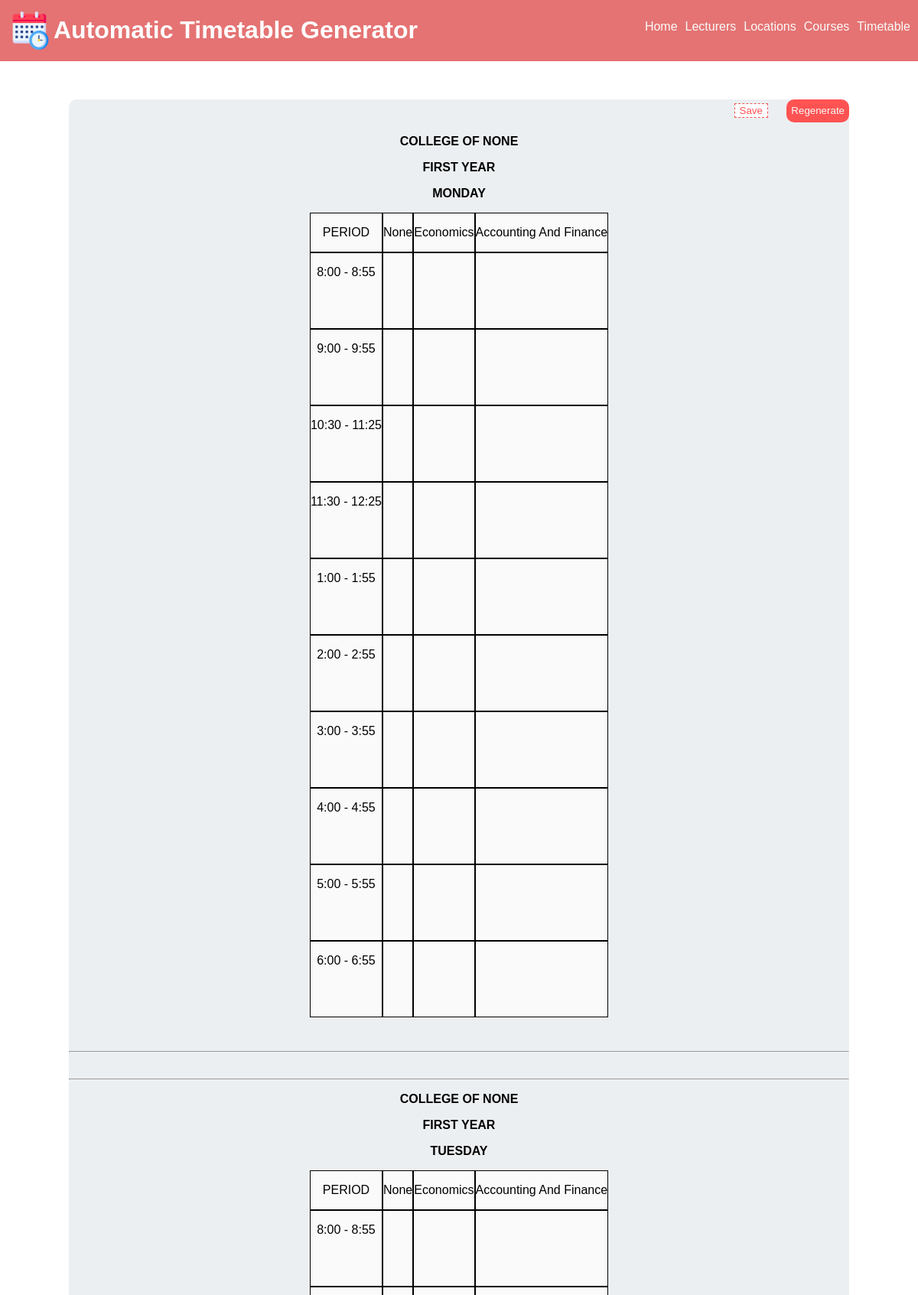
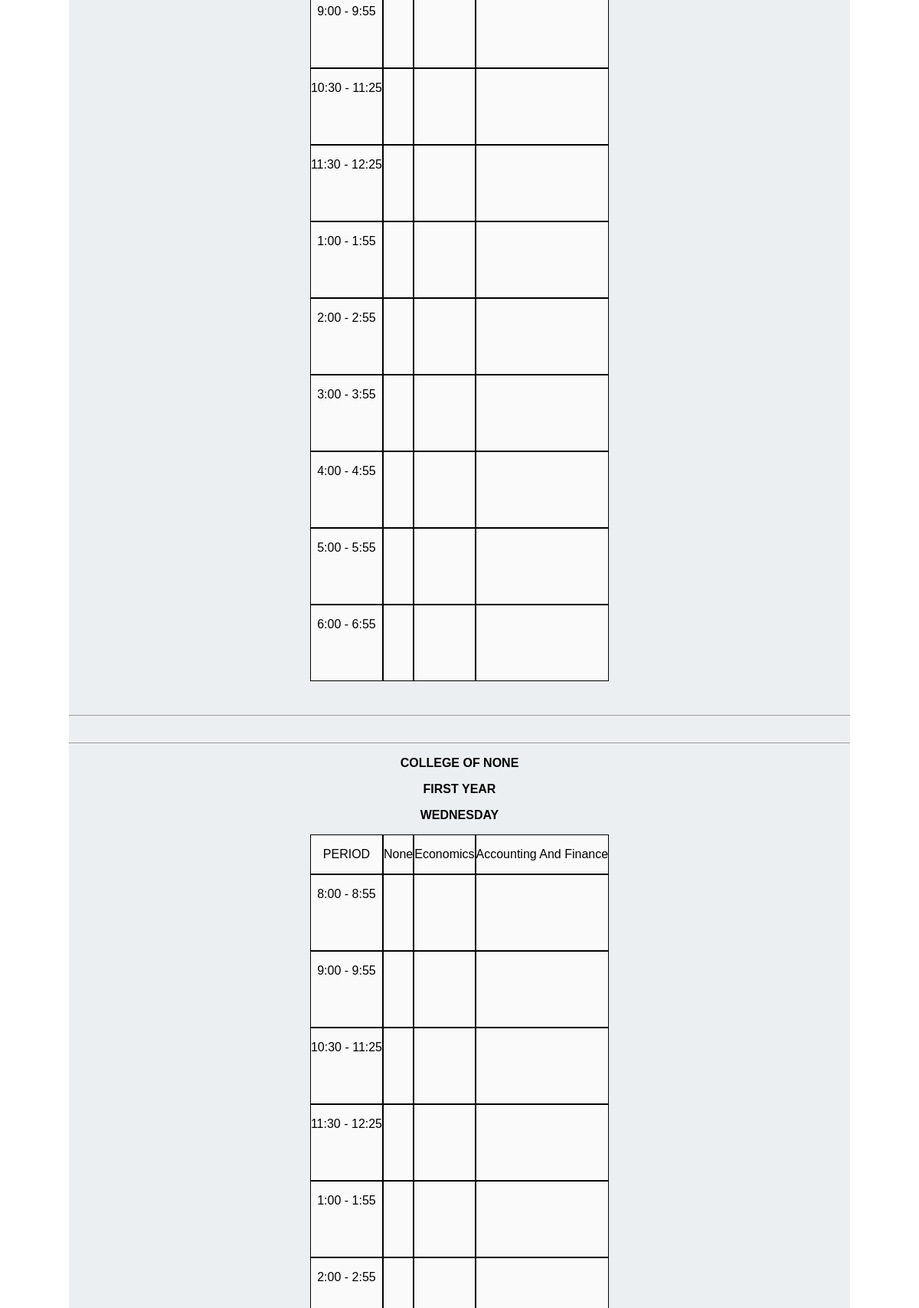
The page /none/timetable (upper part) on the database its author committed (2 pictures, top to bottom).
### webversion/models.py (models this page shows)
class Department(models.Model):
    name = models.CharField(max_length=255, null=True)
    code = models.CharField(max_length=50, null=True)
    college = models.CharField(max_length=255, null=True)
    max_yg = models.PositiveSmallIntegerField(default=4, null=True)
    def __str__(self):
        return f"{self.name}"

### webversion/views.py (the view, shortened to what this page needs)
# urls.py: path("<str:college>/timetable",views.timetable, name="timetablePage"),
def timetable(request, college):
    template = loader.get_template("timetablepage.html")
    schedule = Schedule.objects.order_by("row")
    course = Course.objects.all().values()
    departments = Department.objects.filter(college=college)
    max_yg = (departments.order_by("-max_yg").first()).max_yg
    nofdepts = len(departments)
    days = ["Monday", "Tuesday", "Wednesday", "Thursday", "Friday"]
    year_groups = []
    ss =[]
    for sch in schedule:
        if sch.department in departments:
            ss.append(sch)
    scarr ={}
    nfds = len(departments) * 10
    row = list(" " * nfds)
    l1 = len(ss)
    for x in range(1, max_yg*5+1):
        scarr[x] = row
    temp = []
    tt =0
    times = ["PERIOD","8:00 - 8:55", "9:00 - 9:55", "10:30 - 11:25", "11:30 - 12:25", "1:00 - 1:55", "2:00 - 2:55", "3:00 - 3:55", "4:00 - 4:55", "5:00 - 5:55", "6:00 - 6:55"]
    print(year_groups)
    context = {
        "schedule": schedule, "departments": departments, "scarr": scarr, "days": days,
        "year_groups":year_groups, "times":times, "college":college, "nofdepts":nofdepts
    }
    return HttpResponse(template.render(context, request))

### webversion/Templates/timetablepage.html (shortened to what this page needs)
{% extends "main.html" %}
{% block content %}
<div class="timetable_body">
    <div class="rightsection">
        <div class="timetablebtns">
            <form>
                <button id="savetimetable" type="submit">
                    Save
                </button>
                <button type="submit" id="regenerate" formmethod="post" formaction="/generate-timetable/{{college}}">
                    Regenerate
                </button>
            </form>
        </div>
        {% for group, schedules in scarr.items %}
            <p><strong style="text-transform: uppercase;">COLLEGE OF {{college}}</strong></p>
        {% if group <= 5 %}
            <p><strong>FIRST YEAR</strong></p>
        {% elif group > 5 and group <= 10 %}
            <p><strong>SECOND YEAR</strong></p>
        {% elif group > 10 and group <= 15 %}
            <p><strong>THIRD YEAR</strong></p>
        {% elif group > 15 and group <= 20 %}
            <p><strong>FOURTH YEAR</strong></p>
        {% elif group > 20 and group <= 25 %}
            <p><strong>FIFTH YEAR</strong></p>
        {% elif group > 25 and group <= 30 %}
            <p><strong>SIXTH YEAR</strong></p>
        {% elif group > 30 and group <= 35 %}
            <p><strong>SEVENTH YEAR</strong></p>
        {% endif %}
        <p><strong>
            {% cycle "MONDAY" "TUESDAY" "WEDNESDAY" "THURSDAY" "FRIDAY" %}</p>
        <div class="gridcontainer1">
            <div class="ann">
                {% for time in times %}
                <div class="gridtime">
                    <p>{{time}}</p>
                </div>
                {% endfor %}
            </div>
            <div class="gridcontainer2" style="display: grid; grid-template-columns: repeat({{nofdepts}}, auto); grid-template-rows: repeat(10, auto);">
                {% for department in departments %}
                <div class="griddept">
                    <p>{{department}}</p>
                </div>
                {% endfor %}
                {% for schedule in schedules %}
                <div class="griditem">
                    <p>
                        {{schedule.course_code}}<br>
                        {{schedule.location_name}}<br>
                    </p>
                </div>
                {% endfor %}
            </div>
        </div>
        <br><br><hr>
        <br><hr>
        {% endfor %}
    </div>
</div>
{% endblock %}

### webversion/static/style.css (style rules this page uses)
* { box-sizing: border-box; font-family: Arial; max-width: 100%; text-decoration: none; list-style: none; }
body { display: flex; flex-direction: column; margin: 0; }
.timetable_body { display: flex; flex-direction: row; padding-top: 50px; }
.timetable_body .rightsection { width: 85%; margin: auto; background-color: #eceff1; border-radius: 10px; }
.rightsection p { text-align: center; }
.ann { display: grid; grid-template-columns: auto; }
.gridtime:first-of-type { height: 52px; }
.gridtime { border: 1px solid; height: 100px; background-color: #fafafa; }
.gridcontainer1 { width: 100%; display: grid; grid-template-columns: auto auto; justify-content: center; border-collapse: collapse; }
.gridcontainer2 { float: right; display: grid; grid-auto-columns: 1fr; column-gap: 0px; justify-content: center; border-collapse: collapse; }
.gridcontainer2 .griddept { border: solid 1px; background-color: #fafafa; }
.griditem { border: 1px solid; height: 100px; width: 100%; background-color: #fafafa; }
.timetablebtns { display: flex; flex-direction: row; align-items: center; justify-content: flex-end; position: sticky; top: 50px; right: 70px; }
.timetablebtns #savetimetable { width: -moz-fit-content; width: fit-content; background-color: #fff; color: #ff5252; border: #ef5350 1px dashed; height: -moz-fit-content; height: fit-content; margin-right: 20px; }
#createcoursebtn, #generate, #editcoursebtn, #regenerate, #formLoader, #deptsbtn, #optionsbtn, #createlectbtn, #createdeptbtn, #getstartedbtn { background-color: #ff5252; border: none; width: -moz-fit-content; width: fit-content; height: 30px; border-radius: 10px; color: #fafafa; }

### rows shown on the page
Department: name "None"
Department: name "Economics"
Department: name "Accounting And Finance"

### other values the page prints
{{ college }} "NONE" "NONE" "NONE"
{{ time }} "PERIOD" "8:00 - 8:55" "9:00 - 9:55" "10:30 - 11:25" "11:30 - 12:25" "1:00 - 1:55" "2:00 - 2:55" "3:00 - 3:55" "4:00 - 4:55" "5:00 - 5:55" "6:00 - 6:55" "PERIOD" "8:00 - 8:55" "9:00 - 9:55" "10:30 - 11:25" "11:30 - 12:25" "1:00 - 1:55" "2:00 - 2:55" "3:00 - 3:55" "4:00 - 4:55" "5:00 - 5:55" "6:00 - 6:55" "PERIOD" "8:00 - 8:55" "9:00 - 9:55" "10:30 - 11:25" "11:30 - 12:25" "1:00 - 1:55" "2:00 - 2:55"
